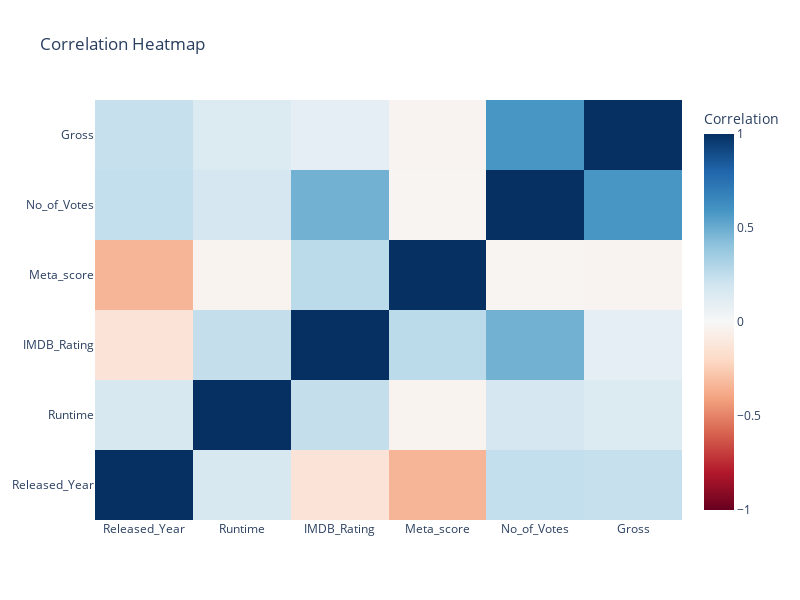

This figure's notebook cell:
### Markdown cell above
### Correlação entre variáveis quantitativas

### Code cell
plot_numeric_correlation(raw_df)

### Figure 1 — Plotly figure (JSON) as saved in the notebook; plotly's stock layout.template omitted (floating-point values rounded to 4 significant figures)
{"data": [{"colorbar": {"title": {"text": "Correlation"}}, "colorscale": [[0, "rgb(103,0,31)"], [0.1, "rgb(178,24,43)"], [0.2, "rgb(214,96,77)"], [0.3, "rgb(244,165,130)"], [0.4, "rgb(253,219,199)"], [0.5, "rgb(247,247,247)"], [0.6, "rgb(209,229,240)"], [0.7, "rgb(146,197,222)"], [0.8, "rgb(67,147,195)"], [0.9, "rgb(33,102,172)"], [1, "rgb(5,48,97)"]], "type": "heatmap", "x": ["Released_Year", "Runtime", "IMDB_Rating", "Meta_score", "No_of_Votes", "Gross"], "y": ["Released_Year", "Runtime", "IMDB_Rating", "Meta_score", "No_of_Votes", "Gross"], "z": [[1.0, 0.1658, -0.1333, -0.3393, 0.246, 0.2333], [0.1658, 1.0, 0.2428, -0.0316, 0.1725, 0.14], [-0.1333, 0.2428, 1.0, 0.2714, 0.4793, 0.09939], [-0.3393, -0.0316, 0.2714, 1.0, -0.02009, -0.03048], [0.246, 0.1725, 0.4793, -0.02009, 1.0, 0.5895], [0.2333, 0.14, 0.09939, -0.03048, 0.5895, 1.0]], "zmax": 1, "zmin": -1}], "layout": {"height": 600, "title": {"text": "Correlation Heatmap"}, "width": 800}}
